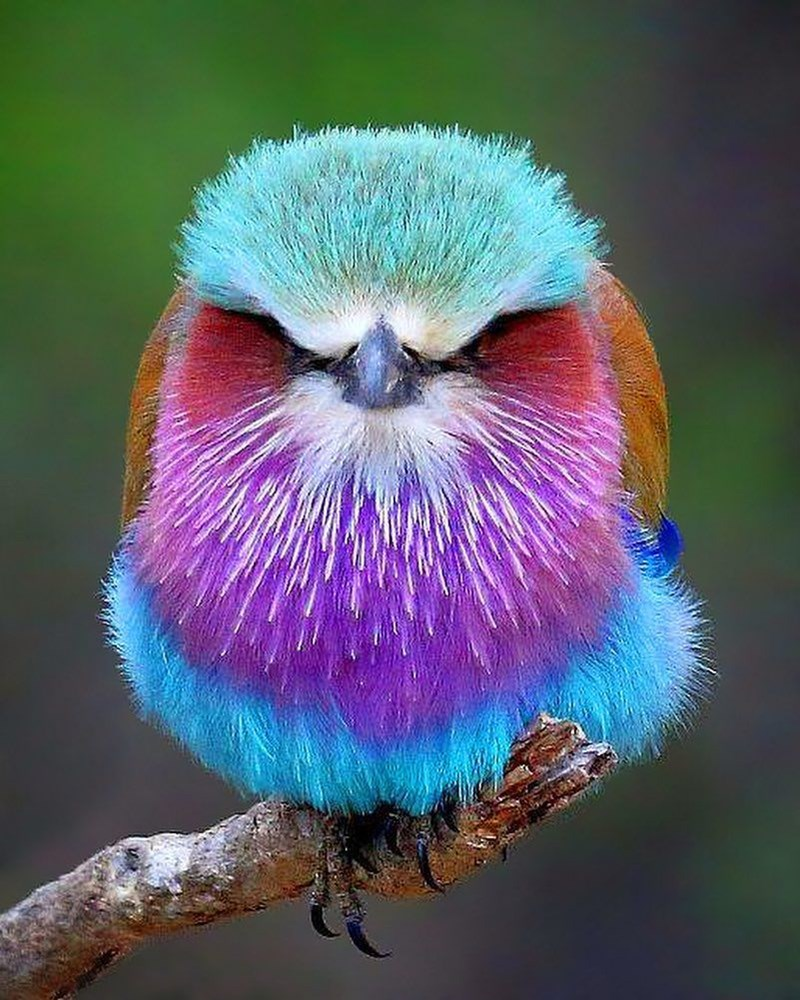
#> input picture python-goruntuisleme/esitleme/abss.jpg, 800 x 1000 px
$ python main.py
#> lines starting #> are read from the running program, lines starting #| are printed output that depends on the picture

import cv2
import matplotlib.pyplot as plt
import numpy as np

image = cv2.imread("abss.jpg", 0)
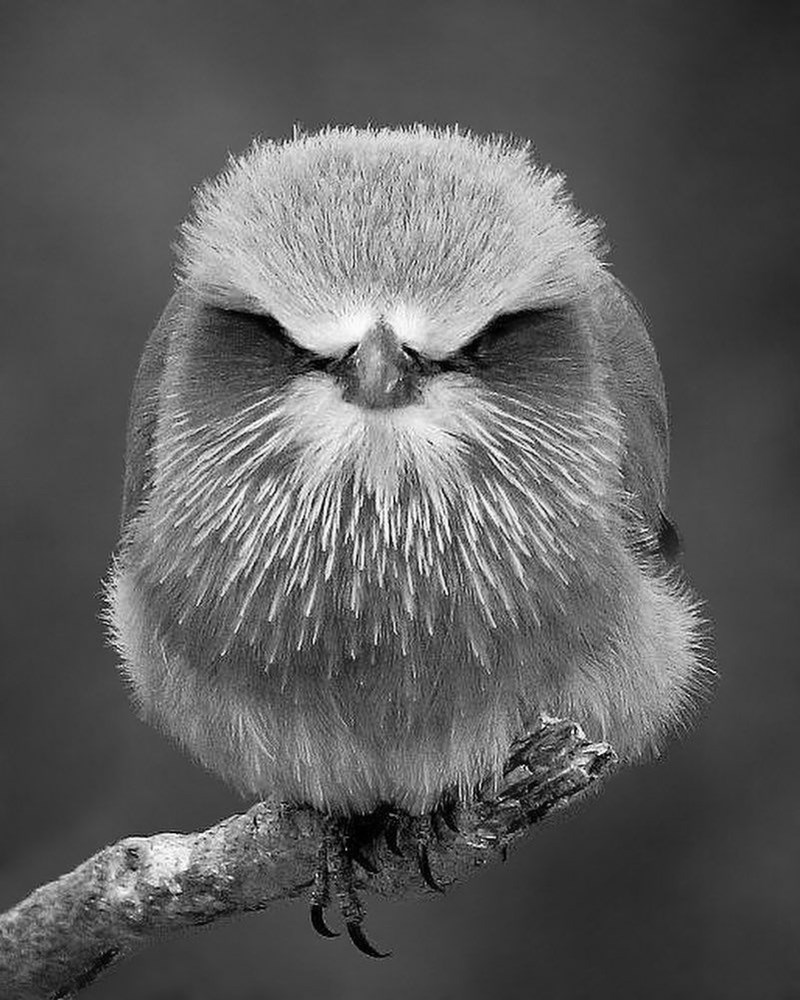
#> image: shape (1000, 800); min 0, max 255, mean 94.4
cv2.imshow("original", image )


#formülü ve dönüşümü ÖGREN

c = 1
log_image =c*np.log(1+image)
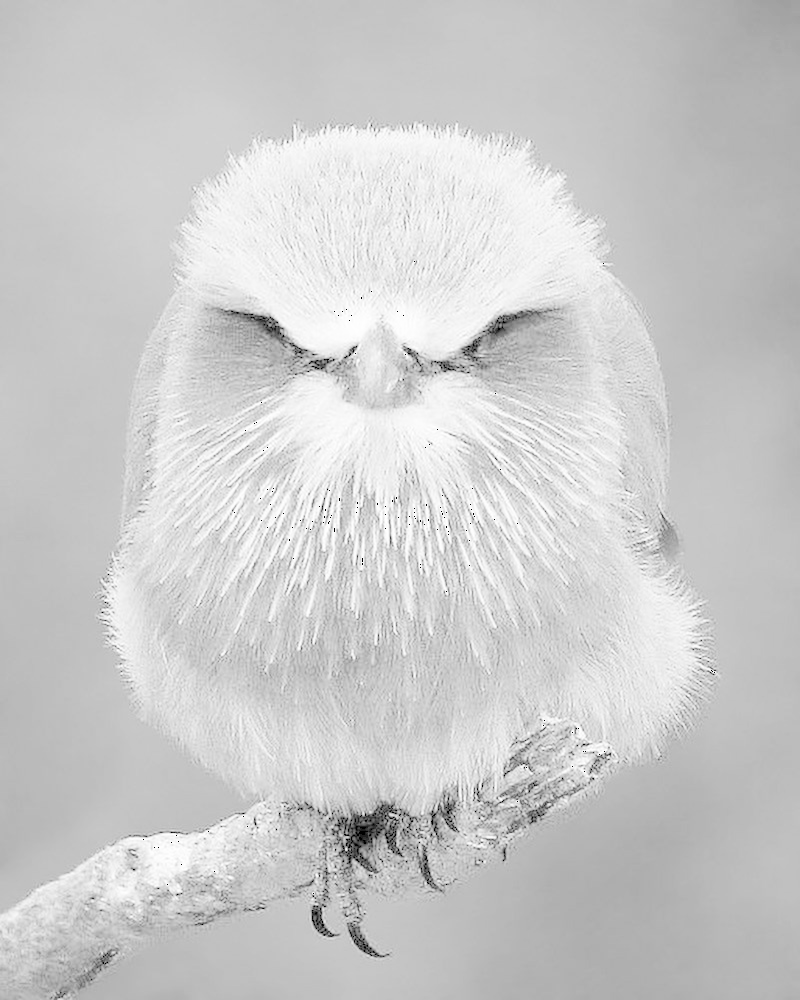
#> log_image: shape (1000, 800) float16; 0.02% of the values are NaN or infinite; the others: min 0, max 5.54, mean 4.43; drawn with min black, max white, NaN and infinite black
log_image = np.array(log_image, dtype = np.uint8)
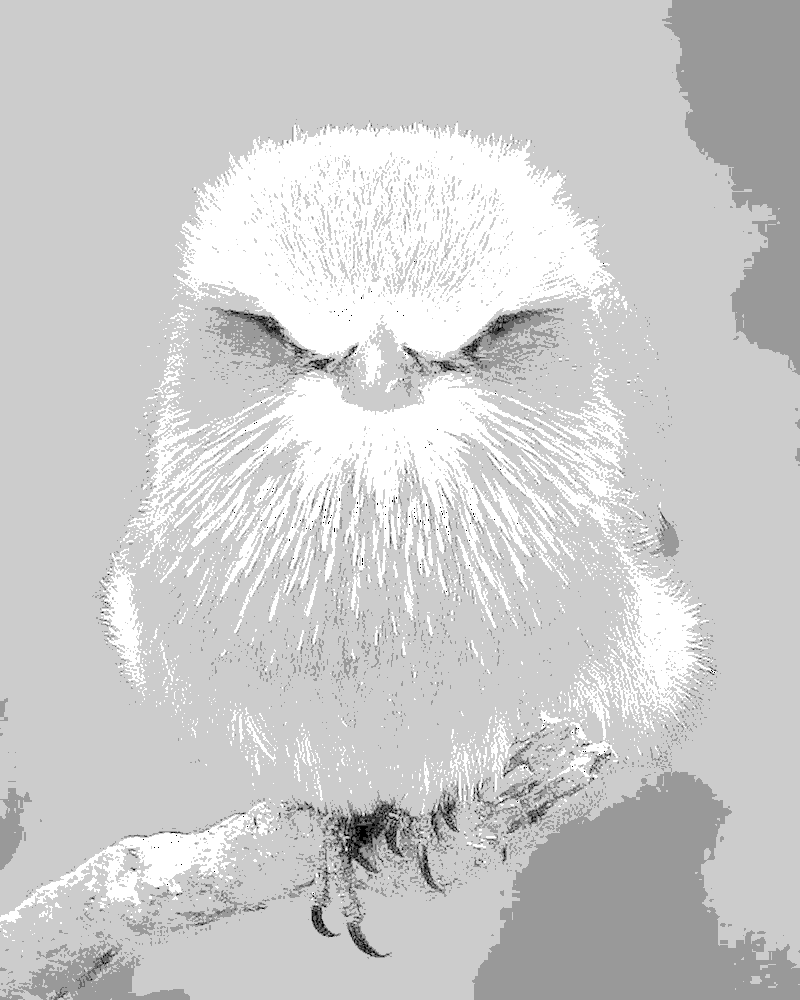
#> log_image: shape (1000, 800); min 0, max 5, mean 4.01; drawn with min black and max white
cv2.imshow("logaritmik dönüşüm", log_image)
log_image = 255/(c*np.log(1+image))
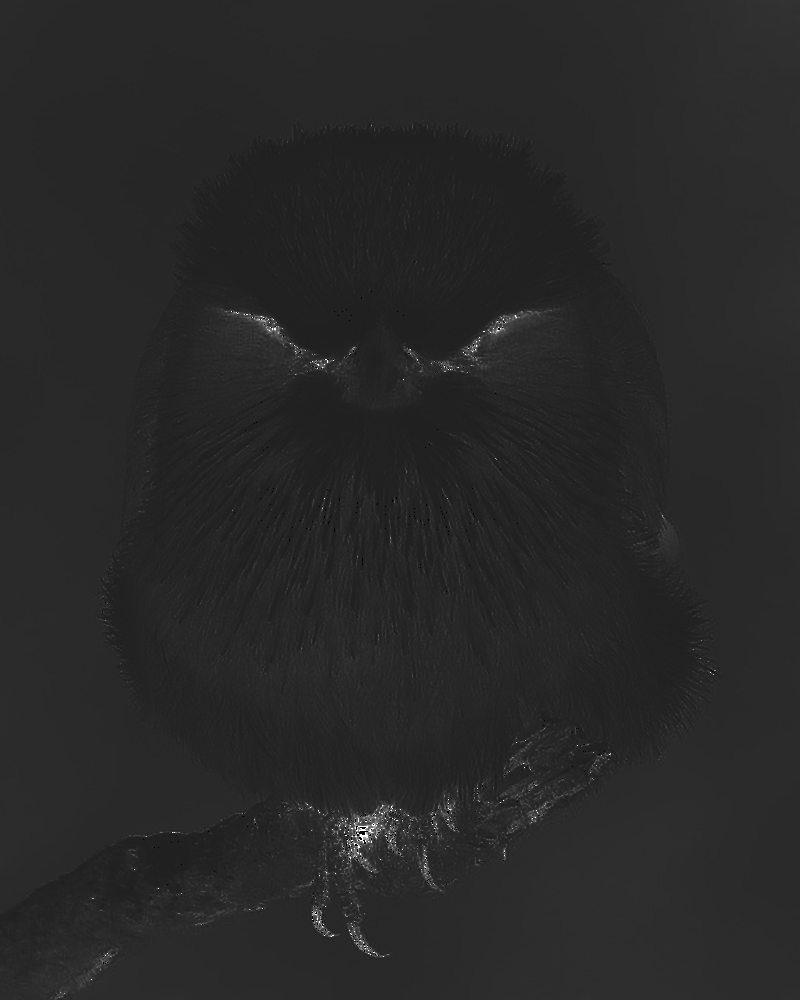
#> log_image: shape (1000, 800) float16; 0.06% of the values are NaN or infinite; the others: min 0, max 367.8, mean 58.47; drawn with min black, max white, NaN and infinite black
log_image = np.array(log_image, dtype= np.uint8)
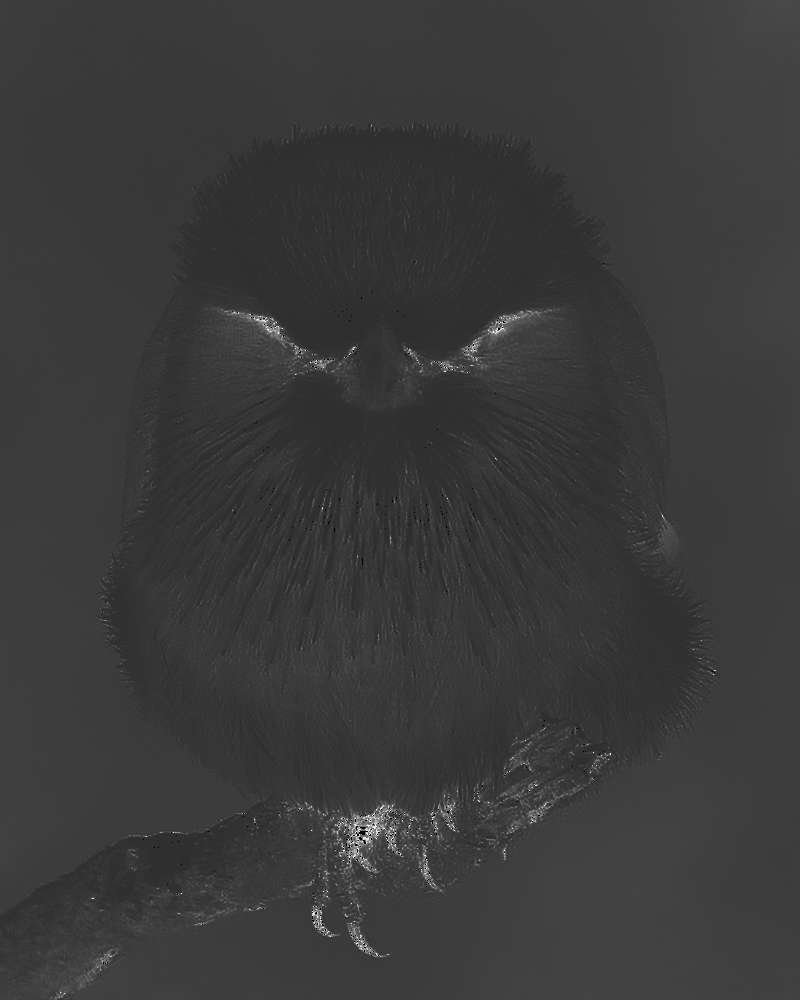
#> log_image: shape (1000, 800); min 0, max 232, mean 57.9
cv2.imshow("logaritmik dönüşüm 255", log_image)
cv2.waitKey()

# [15 lines of commented-out code are left out]
